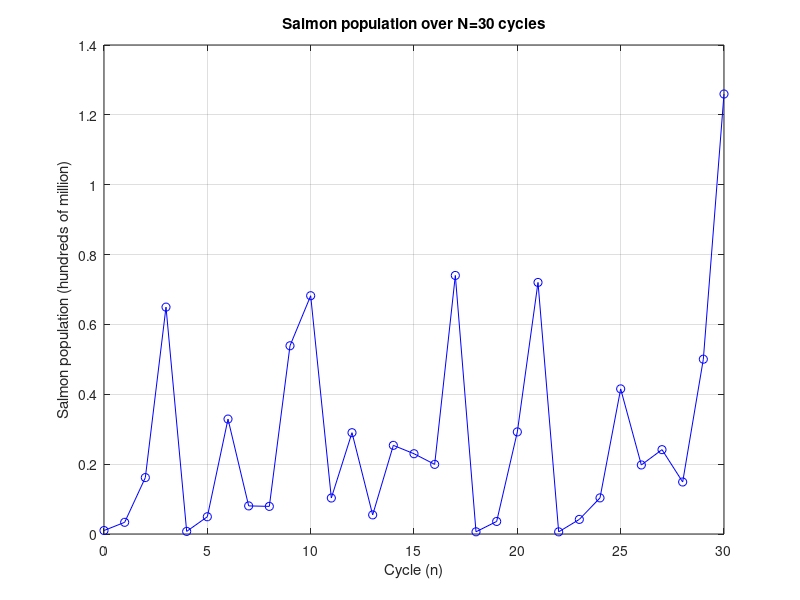
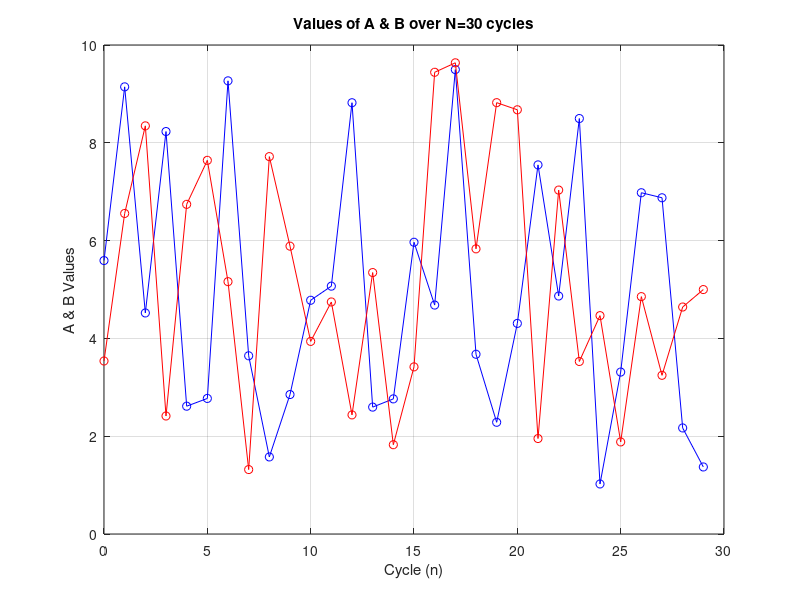

MATLAB code for these plots, in order:
clear; clc; close all;

% We introduce some randomness into our parameters alpha, beta, and gamma to model the variability of external factors such as 

% Our permissable range is defined as follows
% a) 1 < alpha * (t_e - t_0) < 10 - Represent proportion of salmon larvae which reach adulthood in a given cycle 
% b) 3 < beta * gamma < 20        - Represent product of reproduction and youth survival rate of surviving larvae


% We will randomly generate a value in each given range for A and B.
% The randomness of the parameters will mimic the natural randomness in the quality of conditions of the given environment
% We use a normal distribution to generate our random numbers between cycles
% TODO: Should we use a uniform distribution?

% We will 

% A
% - low A value may represent an environmental factor which negatively affects the survival rate of smolts (young adults)  
%   prior to reaching full maturity. 
%   Examples may increased more pollution (man made infrastructure related), or the underrepresentation of a predatory 
%   species in the environment.

% - high A value may represent an environmental factor which positively affects the reproduction rate of adult salmon + survival 
%   rate of larvae between cycles. Examples may include less pollution, or the overfishing of a predatory species.

% B
% - low B value may represent an environmental factor which negatively affects the reproduction rate of adult salmon + survival 
%   rate of larvae between cycles. Examples may increased less pollution, or the overrepresentation of a predatory species in 
%   the environment.
% - high B value may represent an environmental factor which positively affects the reproduction rate of adult salmon + survival 
%   rate of larvae between cycles. Examples may include less pollution, or the overfishing of a predatory species.

% -----------------------------------------------------------------------------------------------------------------------

% Model:
% x(n+1) = gamma * beta * x(n) * exp(-alpha * x(n) * (t_e - t_0));
% x(n+1) = B * x(n) * exp( x(n) * A);

% Simulation over N cycles with randomly selected parameters

% Initial salmon population of 1 hundred million
x_0 = 0.01;

% N - number of cycles
N = 30;

% Result array - initially all 0
% Set result of cycle n at x(n)
x = zeros(N, 1);
A = zeros(N, 1);
B = zeros(N, 1);

x(1) = x_0;

for n=1: N
    % Generate random A and B values from permissible ranges
    % a) 1 < A < 10 
    % b) 3 < B < 20
    
    a_lower = 1;    % lower bound of A
    a_upper = 10;   % upper bound of A
    A(n) = a_lower + (a_upper - a_lower) * rand();

    b_lower = 1;    % lower bound of B
    b_upper = 10;   % upper bound of B
    B(n) = b_lower + (b_upper - b_lower) * rand();

    x(n+1) = B(n) * x(n) * exp(x(n) * -A(n));
end

% Plot all x_n for range 1:N
figure;
plot(0: N, x, 'bo-');
xlabel("Cycle (n)");
ylabel("Salmon population (hundreds of million)");
grid("on");
title(sprintf("Salmon population over N=%d cycles", N));

figure;
plot(0: N-1, A, 'bo-');
hold on;
plot(0: N-1, B, 'ro-');
hold off;

xlabel("Cycle (n)");
ylabel("A & B Values");
grid("on");
title(sprintf("Values of A & B over N=%d cycles", N));
